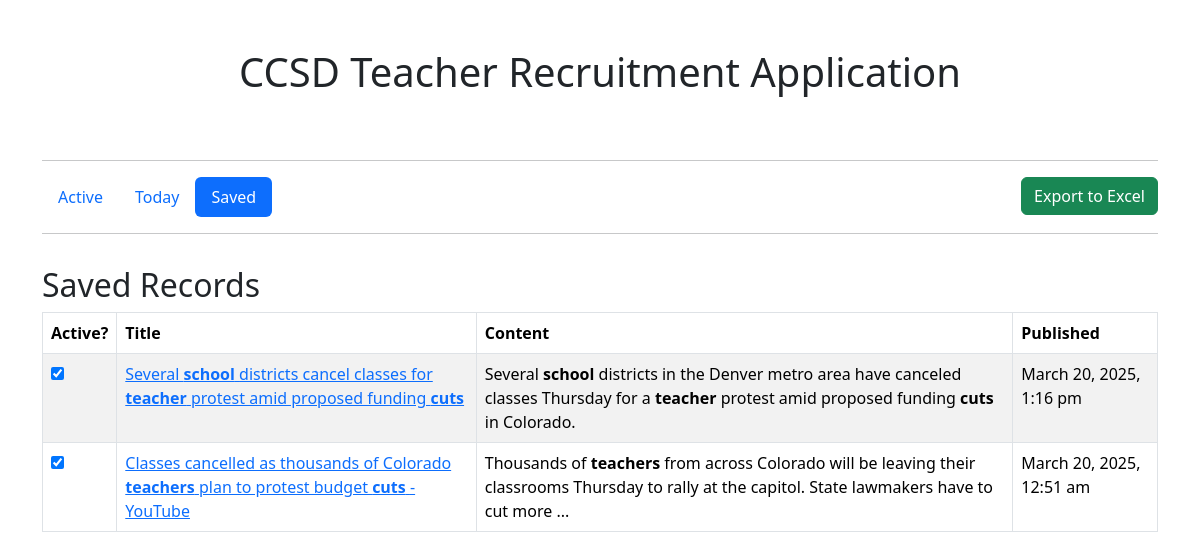
Page /saved.php on the committed database.
### tables this page shows
CREATE TABLE teacherRecruitment (
    id INTEGER PRIMARY KEY, 
    title TEXT, 
    content TEXT, 
    published TEXT, 
    link TEXT,
    active BOOLEAN DEFAULT 1, 
    saved BOOLEAN DEFAULT 0,
    UNIQUE(title, content, link)
);

### saved.php (the view, shortened to what this page needs)
<?php
include('includes/head.php');
include('includes/header.php');
$db = new SQLite3('teacherRecruitment.db');
?>
    <div class="container">
        <div class="row">
            <div class="col">
                <h2>Saved Records</h2>
                <table id="savedTable" class="table table-striped table-bordered">
                    <thead>
                    <tr>
                        <th>Active?</th>
                        <th>Title</th>
                        <th>Content</th>
                        <th>Published</th>
                    </tr>
                    </thead>
                    <tbody>
                    <?php
                    $results = $db->query("SELECT * FROM teacherRecruitment WHERE saved = 1 AND active = 1 ORDER BY published DESC");
                    while ($row = $results->fetchArray(SQLITE3_ASSOC)) { ?>
                        <tr>
                            <td><input id="active" type='checkbox' name='active' data-id='<?php echo $row['id']; ?>' checked/></td>
                            <td><a href='<?php echo $row['link']; ?>'><?php echo $row['title']; ?></a></td>
                            <td><?php echo $row['content']; ?></td>
                            <td><?php echo $row['published'] ?></td>
                        </tr>
                    <?php
                    }
                    ?>
                    </tbody>
                </table>
            </div>
        </div>
    </div>
<?php include('includes/footer.php'); ?>

### rows in the picture
teacherrecruitment: title "Several school districts cancel classes for teacher protest amid proposed funding cuts", content "Several school districts in the Denver metro area have canceled classes Thursday for a teacher protest amid proposed funding cuts in Colorado.", published "March 20, 2025, 1:16 pm"
teacherrecruitment: title "Classes cancelled as thousands of Colorado teachers plan to protest budget cuts - YouTube", content "Thousands of teachers from across Colorado will be leaving their classrooms Thursday to rally at the capitol. State lawmakers have to cut more ...", published "March 20, 2025, 12:51 am"
